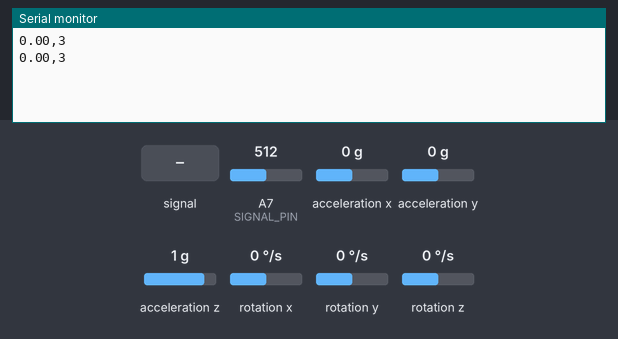
The sketch below on a simulated Arduino Nano, built with avr-gcc and run on an emulated ATmega328P. Parts: the last lines printed to the serial monitor. Inputs (shaded band) come from the test bench; at power-on: rotation x 0 °/s, A7 (SIGNAL_PIN) = 512, rotation y 0 °/s, rotation z 0 °/s, acceleration x 0 g, acceleration y 0 g, acceleration z 1 g.

Above: at 1.2 s.
1.3 s: A7 (SIGNAL_PIN) fed a 200 Hz sine of ±81 counts around its level
2.8 s: rotation x set to -192 °/s
At 3.4 s:
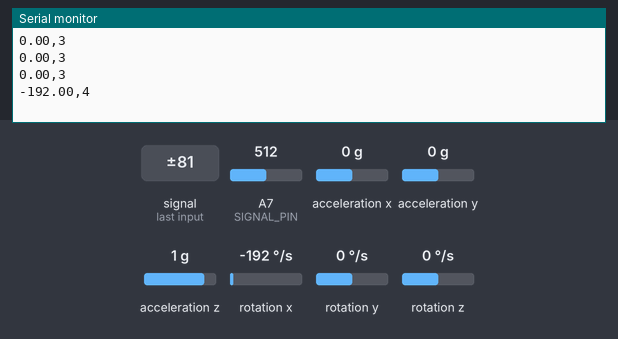
4.3 s: A7 (SIGNAL_PIN) set to 716
At 5.6 s:
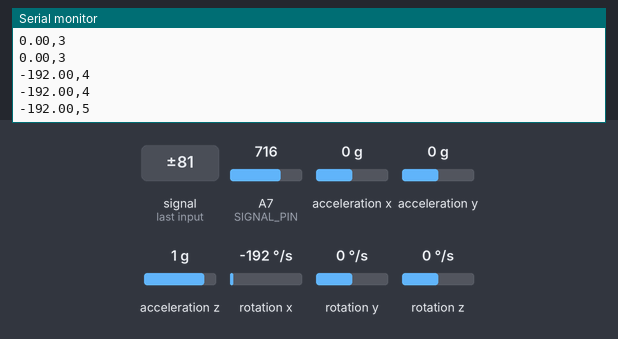
5.8 s: rotation y set to -192 °/s
At 6.9 s:
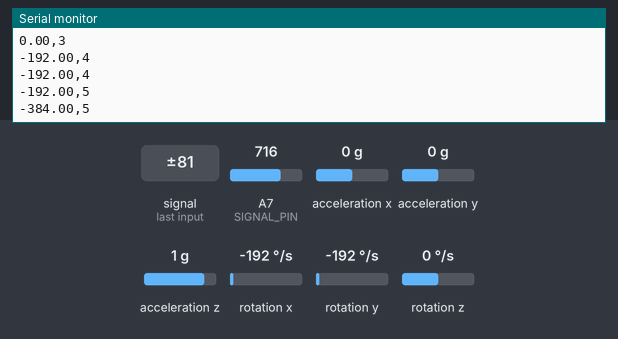
7.3 s: A7 (SIGNAL_PIN) fed a 1000 Hz sine of ±255 counts around its level
At 8.6 s:
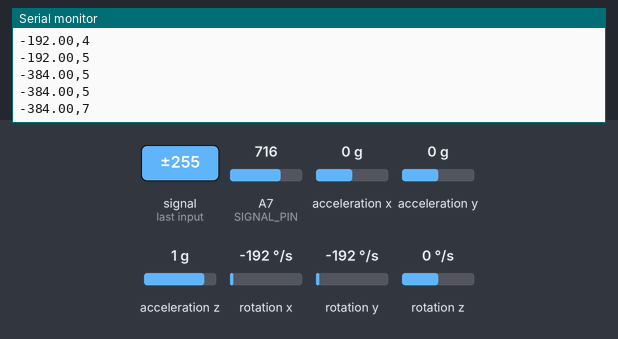
8.8 s: rotation z set to -192 °/s
At 9.9 s:
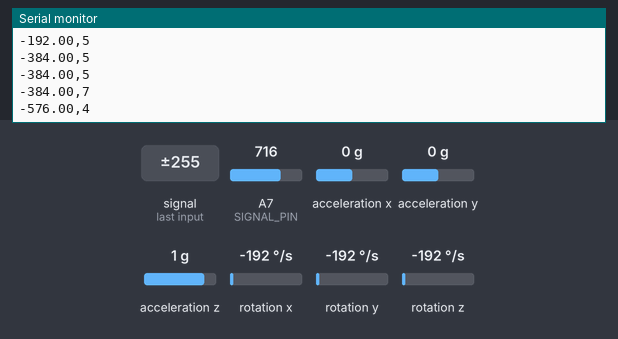
Timing chart, 0 to 11.3 s (numbered marks = the images above; inputs shaded):
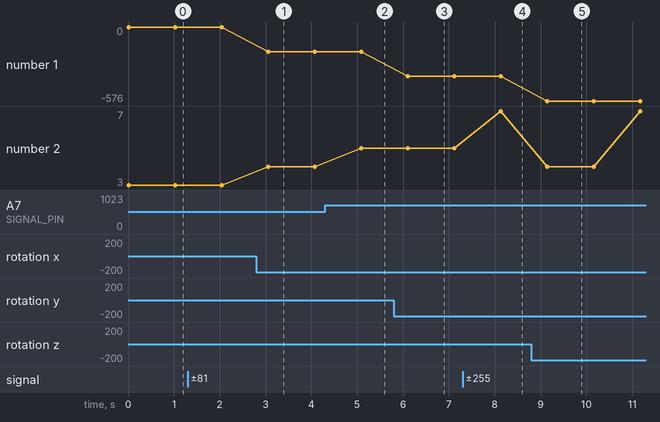

Measured:
- after the input at 2.8 s, the serial monitor: prints a new line after 0.26 s (image 1)
- after the input at 4.3 s, the serial monitor: prints a new line after 0.79 s (image 2)
- after the input at 5.8 s, the serial monitor: prints a new line after 0.30 s (image 3)
- after the input at 7.3 s, the serial monitor: prints a new line after 0.83 s (image 4)
- after the input at 8.8 s, the serial monitor: prints a new line after 0.34 s (image 5)
- plotted number 1: 0 → -192 after the input at 2.8 s, -192 → -384 after the input at 5.8 s, -384 → -576 after the input at 8.8 s
- plotted number 2: 4 → 5 after the input at 4.3 s, 5 → 7 after the input at 7.3 s

The sketch:

waterLevelAndGyro.ino
```cpp
/*
    MPU6050 Triple Axis Gyroscope & Accelerometer. Simple Gyroscope Example.
    Read more: http://www.jarzebski.pl/arduino/czujniki-i-sensory/3-osiowy-zyroskop-i-akcelerometr-mpu6050.html
    GIT: https://github.com/jarzebski/Arduino-MPU6050
    Web: http://www.jarzebski.pl
    (c) 2014 by Korneliusz Jarzebski
*/

#include <Wire.h>
#include <MPU6050.h>


#define POWER_PIN  7
#define SIGNAL_PIN A7
#define SENSOR_MIN 0
#define SENSOR_MAX 521
int value = 0; // variable to store the sensor value
int level = 0; // variable to store the water level

MPU6050 mpu;

void setup()
{
  Serial.begin(115200);

  // Initialize MPU6050

  while(!mpu.begin(MPU6050_SCALE_2000DPS, MPU6050_RANGE_2G))
  {
    Serial.println("Could not find a valid MPU6050 sensor, check wiring!");
    delay(500);
  }

  // If you want, you can set gyroscope offsets
  // mpu.setGyroOffsetX(155);
  // mpu.setGyroOffsetY(15);
  // mpu.setGyroOffsetZ(15);

  // Calibrate gyroscope. The calibration must be at rest.
  // If you don't want calibrate, comment this line.
  mpu.calibrateGyro();

  // Set threshold sensivty. Default 3.
  // If you don't want use threshold, comment this line or set 0.
  mpu.setThreshold(3);

  // Check settings
  pinMode(POWER_PIN, OUTPUT);   // configure D7 pin as an OUTPUT
  digitalWrite(POWER_PIN, LOW); // turn the sensor OFF

}


void loop()
{
  Vector rawGyro = mpu.readRawGyro();
  Vector normGyro = mpu.readNormalizeGyro();


//  asdasd
digitalWrite(POWER_PIN, HIGH);  // turn the sensor ON
  delay(10);                      // wait 10 milliseconds
  value = analogRead(SIGNAL_PIN); // read the analog value from sensor
  digitalWrite(POWER_PIN, LOW);   // turn the sensor OFF


  level = map(value, SENSOR_MIN, SENSOR_MAX, 0, 4); // 4 levels

  Serial.println(String(normGyro.XAxis+normGyro.YAxis+normGyro.ZAxis)+","+String(level));

  delay(1000);
}
```
